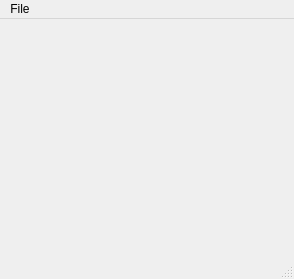
<?xml version="1.0" encoding="UTF-8"?>
<ui version="4.0">
 <class>MainWindow</class>
 <widget class="QMainWindow" name="MainWindow">
  <property name="geometry">
   <rect>
    <x>0</x>
    <y>0</y>
    <width>294</width>
    <height>279</height>
   </rect>
  </property>
  <property name="windowTitle">
   <string>Demo Webcam</string>
  </property>
  <widget class="QWidget" name="centralwidget">
   <layout class="QGridLayout" name="gridLayout_2">
    <item row="0" column="0">
     <layout class="QGridLayout" name="gridLayout">
      <item row="0" column="0">
       <widget class="QLabel" name="lblOutput">
        <property name="sizePolicy">
         <sizepolicy hsizetype="Ignored" vsizetype="Ignored">
          <horstretch>0</horstretch>
          <verstretch>0</verstretch>
         </sizepolicy>
        </property>
        <property name="font">
         <font>
          <pointsize>18</pointsize>
          <weight>75</weight>
          <bold>true</bold>
         </font>
        </property>
        <property name="text">
         <string/>
        </property>
        <property name="scaledContents">
         <bool>false</bool>
        </property>
        <property name="alignment">
         <set>Qt::AlignCenter</set>
        </property>
       </widget>
      </item>
     </layout>
    </item>
   </layout>
  </widget>
  <widget class="QMenuBar" name="menubar">
   <property name="geometry">
    <rect>
     <x>0</x>
     <y>0</y>
     <width>294</width>
     <height>29</height>
    </rect>
   </property>
   <widget class="QMenu" name="menuFile">
    <property name="title">
     <string>File</string>
    </property>
    <addaction name="separator"/>
    <addaction name="separator"/>
    <addaction name="actionQuit"/>
   </widget>
   <addaction name="menuFile"/>
  </widget>
  <widget class="QStatusBar" name="statusbar"/>
  <action name="actionCalculate">
   <property name="text">
    <string>Calculate...</string>
   </property>
  </action>
  <action name="actionQuit">
   <property name="text">
    <string>Quit</string>
   </property>
  </action>
 </widget>
 <resources/>
 <connections/>
</ui>
